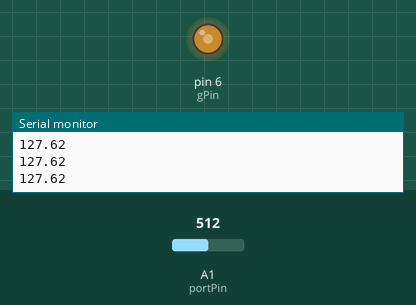
Simulated run of this sketch. Board: Arduino Uno, built with avr-gcc and run on an emulated ATmega328P. Shown: output pins drawn as LEDs (lit = HIGH), the last lines printed to the serial monitor. The test bench sets the inputs (shaded band); at power-on: A1 (portPin) = 512.

Above: at 1.2 s.
1.3 s: A1 (portPin) set to 716
At 2.0 s:
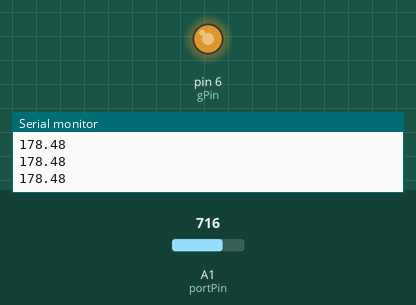
2.8 s: A1 (portPin) set to 900
At 4.0 s:
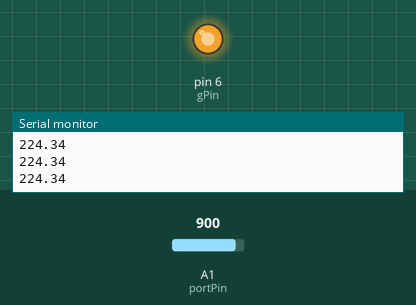
4.3 s: A1 (portPin) set to 122
At 5.3 s:
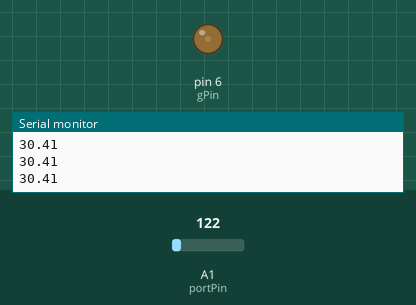
5.8 s: A1 (portPin) set to 0
At 6.3 s:
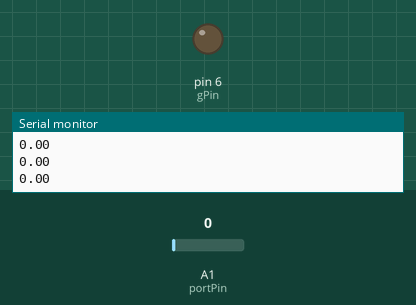
7.3 s: A1 (portPin) set to 511
At 7.7 s:
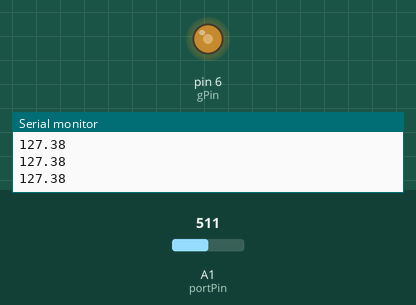
Timing chart, 0 to 9.8 s (numbered marks = the images above; inputs shaded):
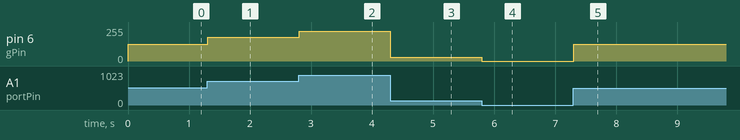

Measured:
- after the input at 1.3 s, pin 6 (gPin): 127/255 → 178/255 at once
- after the input at 2.8 s, pin 6 (gPin): 178/255 → 224/255 at once
- after the input at 4.3 s, pin 6 (gPin): 224/255 → 30/255 at once
- after the input at 5.8 s, pin 6 (gPin): 30/255 → 0/255 at once
- after the input at 7.3 s, pin 6 (gPin): 0/255 → 127/255 at once

The sketch:

project_poten-led-dynamic_.ino
```cpp
int portPin  = A1;
int gPin = 6;
int portVal;
float LEDVal;


void setup() {
  // put your setup code here, to run once:
pinMode(portPin, INPUT);
pinMode(gPin, OUTPUT);
Serial.begin(9600);
}

void loop() {
  // put your main code here, to run repeatedly:
portVal = analogRead(portPin);
LEDVal = (255.0/1023.0)*portVal;
analogWrite(gPin,LEDVal);
Serial.println(LEDVal);
}
```
